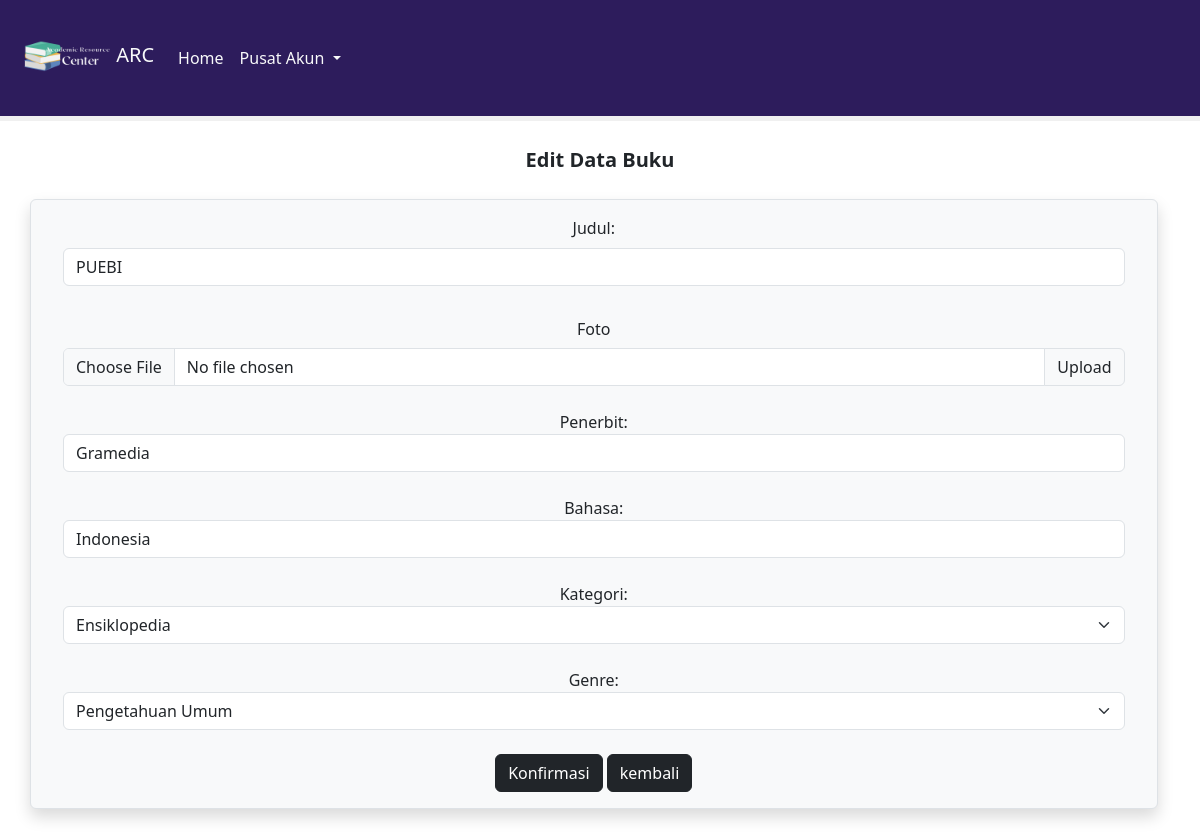
The app's page /proyek/edit.php?id_buku=17 (signed in) with its own data.
### tables this page shows
CREATE TABLE `buku` (
  `id_buku` int(11) NOT NULL,
  `judul` varchar(50) NOT NULL,
  `foto` text NOT NULL,
  `penerbit` varchar(50) NOT NULL,
  `bahasa` varchar(50) NOT NULL,
  `id_kategori` varchar(11) NOT NULL,
  `id_genre` varchar(11) NOT NULL,
  `deskripsi` text NOT NULL,
  `statuss` varchar(20) NOT NULL
);

### proyek/edit.php (the view, shortened to what this page needs)
<!DOCTYPE html>
<html>
<head>
    <link rel="stylesheet" type="text/css" href="custom.css">
    <link href="https://cdn.jsdelivr.net/npm/bootstrap@5.3.0-alpha3/dist/css/bootstrap.min.css" rel="stylesheet"
>
</head>
<body>
    <nav class="navbar navbar-expand-lg">
        <div class="container-fluid">
            <div>
                <img src="logo.png" width="100" height="100">
                <a class="navbar-brand text-light" href="#">ARC</a>
            </div>
            <div class="collapse navbar-collapse" id="navbarSupportedContent">
                <ul class="navbar-nav me-auto mb-2 mb-lg-0">
                    <li class="nav-item">
                        <a class="nav-link active text-light" aria-current="page" href="index.php">Home</a>
                    </li>
                    <li class="nav-item dropdown">
                        <a class="nav-link dropdown-toggle text-light" href="#" role="button" data-bs-toggle="dropdown"
                            aria-expanded="false">
                            Pusat Akun
                        </a>
                    </li>
                </ul>
            </div>
        </div>
    </nav>
    <div id="progress-bar">
    </div>
    <p class="my-4" style="text-align: center; font-size:20px"><b>Edit Data Buku</b>
    <div class="container text-center">
        <div class="row align-items-end">
            <div class="col border shadow p-3 mb-5 bg-body-tertiary rounded px-2">
                <div class="auto__item">
                    <div class="container px-4 text-center">
                        <?php
                        include 'koneksi.php';
                        $id_buku = $_GET['id_buku'];
                        $data = mysqli_query($connection, "SELECT * FROM buku WHERE id_buku='$id_buku'");
                        while ($hasil = mysqli_fetch_array($data)) {
                            ?>
                            <form method="POST" action="prosesedit.php" enctype="multipart/form-data">
                                <label for="judul" class="form-label">Judul:</label>
                                <input type="text" class="form-control" id="judul" name="judul"
                                    value="<?php echo $hasil['judul']; ?>"><br>
                                <label for="foto_buku" class="col-sm-2 col-form-label">Foto</label>
                                <div class="input-group">
                                    <input type="file" class="form-control" name="foto_buku" id="foto_buku"
                                        accept="image/*">
                                    <label class="input-group-text" for="inputGroupFile02">Upload</label>
                                </div><br>
                                <label for="penerbit">Penerbit:</label>
                                <input type="text" class="form-control" id="penerbit" name="penerbit"
                                    value="<?php echo $hasil['penerbit']; ?>"><br>
                                <label for="bahasa">Bahasa:</label>
                                <input type="text" class="form-control" id="bahasa" name="bahasa"
                                    value="<?php echo $hasil['bahasa']; ?>"><br>
                                <label for="kategori">Kategori:</label>
                                <div>
                                    <select required class="form-select" aria-label="Default select example" name="kategori"
                                        id="kategori">
                                        <option <?php if ($hasil['id_kategori'] == '1201') {
                                            echo "selected";
                                        } ?> value="1201">
                                            Ensiklopedia</option>
                                    </select>
                                </div><br>
                                <label for="genre">Genre:</label>
                                <div>
                                    <select required class="form-select" aria-label="Default select example" name="genre"
                                        id="genre">
                                        <option <?php if ($hasil['id_genre'] == '1101') {
                                            echo "selected";
                                        } ?> value="1101">
                                            Pengetahuan Umum</option>
                                    </select>
                                </div><br>
                                <center>
                                    <input type="submit" class="btn btn-dark" value="Konfirmasi">
                                    <a class="btn btn-dark " href="admin.php" role="button">kembali</a>
                                </center>
                            </form>
                        <?php } ?>
                    </div>
                </div>
            </div>
        </div>
    </div>
</body>
</html>

### proyek/custom.css (style rules this page uses)
.navbar { background-color: #2d1c5c; }
#progress-bar { width: 100%; height: 5px; background-color: #f0f0f0; }

### records on screen
buku: judul "PUEBI", penerbit "Gramedia", bahasa "Indonesia", kategori "Ensiklopedia", genre "Pengetahuan Umum"
